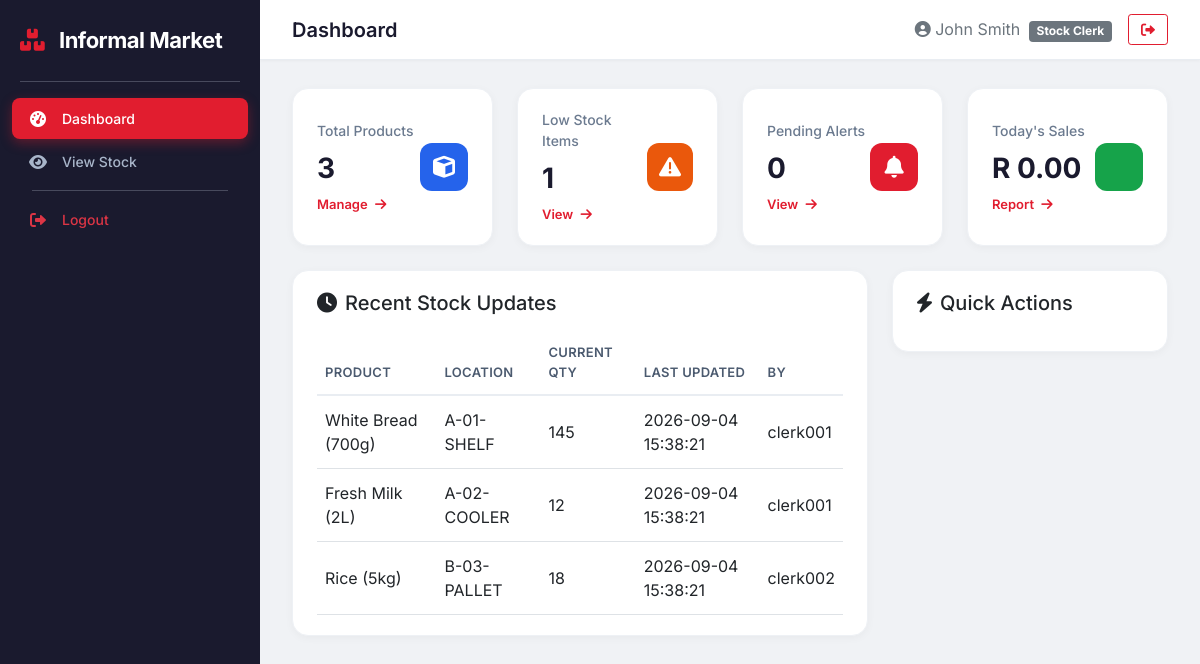
Screenshot of /boxer_inventory/index.php (signed in) with the database file from the repository.
### tables this page shows
CREATE TABLE Stock (
    stock_id             INT AUTO_INCREMENT PRIMARY KEY,
    product_id           INT NOT NULL UNIQUE,
    location_code        VARCHAR(50) NOT NULL,
    current_quantity     INT NOT NULL DEFAULT 0,
    minimum_quantity     INT NOT NULL DEFAULT 0,
    maximum_quantity     INT NOT NULL DEFAULT 9999,
    last_updated         DATETIME DEFAULT CURRENT_TIMESTAMP ON UPDATE CURRENT_TIMESTAMP,
    updated_by           VARCHAR(50) NOT NULL,
    INDEX idx_product (product_id),
    INDEX idx_location (location_code),
    CONSTRAINT fk_stock_product
        FOREIGN KEY (product_id) REFERENCES Product(product_id)
            ON DELETE CASCADE ON UPDATE CASCADE
);

CREATE TABLE Product (
    product_id           INT AUTO_INCREMENT PRIMARY KEY,
    SKU                  VARCHAR(50) NOT NULL UNIQUE,
    barcode              VARCHAR(50) UNIQUE,
    product_name         VARCHAR(100) NOT NULL,
    category_id          INT,
    supplier_id          INT,
    unit_price           DECIMAL(10,2) NOT NULL,
    cost_price           DECIMAL(10,2) NOT NULL,
    reorder_level        INT NOT NULL DEFAULT 10,
    is_active            BOOLEAN DEFAULT TRUE,
    expiry_date          DATE,
    created_at           DATETIME DEFAULT CURRENT_TIMESTAMP,
    updated_at           DATETIME DEFAULT CURRENT_TIMESTAMP ON UPDATE CURRENT_TIMESTAMP,
    INDEX idx_category (category_id),
    INDEX idx_supplier (supplier_id),
    INDEX idx_product_name (product_name),
    INDEX idx_sku (SKU),
    INDEX idx_barcode (barcode),
    CONSTRAINT fk_product_category
        FOREIGN KEY (category_id) REFERENCES Category(category_id)
            ON DELETE SET NULL ON UPDATE CASCADE,
    CONSTRAINT fk_product_supplier
        FOREIGN KEY (supplier_id) REFERENCES Supplier(supplier_id)
            ON DELETE SET NULL ON UPDATE CASCADE
);

### boxer_inventory/config.php (called while the page is built, shortened)
<?php
function isLoggedIn() {
    return isset($_SESSION['user_id']);
}
function hasPermission($permission) {
    $perms = explode(',', $_SESSION['permissions']);
    return in_array($permission, $perms) || in_array('full_access', $perms);
}
?>

### boxer_inventory/index.php (the view, shortened to what this page needs)
<?php
require_once __DIR__ . '/auth.php';
$page_title = "Dashboard";
require_once __DIR__ . '/header.php';
$total_products = $conn->query("SELECT COUNT(*) as cnt FROM product WHERE is_active = 1")->fetch_assoc()['cnt'];
$low_stock_count = $conn->query("SELECT COUNT(*) as cnt FROM product p JOIN stock s ON p.product_id = s.product_id WHERE s.current_quantity <= p.reorder_level AND p.is_active = 1")->fetch_assoc()['cnt'];
$pending_alerts = $conn->query("SELECT COUNT(*) as cnt FROM low_stock_alert WHERE status = 'PENDING'")->fetch_assoc()['cnt'];
$today_sales = $conn->query("SELECT COALESCE(SUM(total_amount), 0) as total FROM sales_transaction WHERE DATE(transaction_date) = CURDATE()")->fetch_assoc()['total'];
?>
<div class="row g-4 mb-4">
    <div class="col-md-3 col-6">
        <div class="stat-card d-flex align-items-center justify-content-between">
            <div>
                <p class="stat-label">Total Products</p>
                <p class="stat-number"><?php echo $total_products; ?></p>
                <a href="admin/manage_products.php" class="stat-link">Manage <i class="fas fa-arrow-right ms-1"></i></a>
            </div>
            <div class="stat-icon bg-blue"><i class="fas fa-cube"></i></div>
        </div>
    </div>
    <div class="col-md-3 col-6">
        <div class="stat-card d-flex align-items-center justify-content-between">
            <div>
                <p class="stat-label">Low Stock Items</p>
                <p class="stat-number"><?php echo $low_stock_count; ?></p>
                <a href="manager/low_stock_report.php" class="stat-link">View <i class="fas fa-arrow-right ms-1"></i></a>
            </div>
            <div class="stat-icon bg-orange"><i class="fas fa-exclamation-triangle"></i></div>
        </div>
    </div>
    <div class="col-md-3 col-6">
        <div class="stat-card d-flex align-items-center justify-content-between">
            <div>
                <p class="stat-label">Pending Alerts</p>
                <p class="stat-number"><?php echo $pending_alerts; ?></p>
                <a href="stock_clerk/low_stock_alerts.php" class="stat-link">View <i class="fas fa-arrow-right ms-1"></i></a>
            </div>
            <div class="stat-icon bg-red"><i class="fas fa-bell"></i></div>
        </div>
    </div>
    <div class="col-md-3 col-6">
        <div class="stat-card d-flex align-items-center justify-content-between">
            <div>
                <p class="stat-label">Today's Sales</p>
                <p class="stat-number">R <?php echo number_format($today_sales, 2); ?></p>
                <a href="manager/daily_sales.php" class="stat-link">Report <i class="fas fa-arrow-right ms-1"></i></a>
            </div>
            <div class="stat-icon bg-green"><i class="fas fa-rand"></i></div>
        </div>
    </div>
</div>
<div class="row g-4">
    <div class="col-md-8">
        <div class="table-container">
            <h5 class="mb-3"><i class="fas fa-clock me-2"></i>Recent Stock Updates</h5>
            <table class="table table-hover">
                <thead>
                    <tr><th>Product</th><th>Location</th><th>Current Qty</th><th>Last Updated</th><th>By</th></tr>
                </thead>
                <tbody>
                    <?php
                    $recent = $conn->query("SELECT p.product_name, s.location_code, s.current_quantity, s.last_updated, s.updated_by FROM stock s JOIN product p ON s.product_id = p.product_id WHERE p.is_active = 1 ORDER BY s.last_updated DESC LIMIT 5");
                    if ($recent->num_rows > 0):
                        while ($row = $recent->fetch_assoc()):
                    ?>
                    <tr>
                        <td><?php echo $row['product_name']; ?></td>
                        <td><?php echo $row['location_code']; ?></td>
                        <td><?php echo $row['current_quantity']; ?></td>
                        <td><?php echo $row['last_updated'] ?: 'Never'; ?></td>
                        <td><?php echo $row['updated_by'] ?: '—'; ?></td>
                    </tr>
                    <?php endwhile; else: ?>
                    <tr><td colspan="5" class="text-center text-muted">No recent updates.</td></tr>
                    <?php endif; ?>
                </tbody>
            </table>
        </div>
    </div>
    <div class="col-md-4">
        <div class="table-container">
            <h5 class="mb-3"><i class="fas fa-bolt me-2"></i>Quick Actions</h5>
        </div>
    </div>
</div>
<?php require_once __DIR__ . '/footer.php'; ?>

### boxer_inventory/header.php (shortened to what this page needs)
<?php
$base_url = '/boxer_inventory';
?>
<!DOCTYPE html>
<html lang="en">
<head>
    <link href="https://cdn.jsdelivr.net/npm/bootstrap@5.1.3/dist/css/bootstrap.min.css" rel="stylesheet">
    <link rel="stylesheet" href="https://cdnjs.cloudflare.com/ajax/libs/font-awesome/6.0.0-beta3/css/all.min.css">
    <link rel="stylesheet" href="<?php echo $base_url; ?>/css/style.css">
</head>
<body>
<div class="sidebar">
    <div class="sidebar-brand">
        <i class="fas fa-boxes"></i> Informal Market
    </div>
    <hr>
    <nav class="sidebar-nav">
        <a href="<?php echo $base_url; ?>/index.php" class="nav-link <?php echo basename($_SERVER['PHP_SELF']) == 'index.php' ? 'active' : ''; ?>">
            <i class="fas fa-tachometer-alt"></i> Dashboard
        </a>
        <?php if (hasPermission('view_stock')): ?>
        <a href="<?php echo $base_url; ?>/stock_clerk/view_stock.php" class="nav-link <?php echo strpos($_SERVER['PHP_SELF'], 'view_stock') !== false ? 'active' : ''; ?>">
            <i class="fas fa-eye"></i> View Stock
        </a>
        <?php endif; ?>
        <hr>
        <a href="<?php echo $base_url; ?>/logout.php" class="nav-link text-danger">
            <i class="fas fa-sign-out-alt"></i> Logout
        </a>
    </nav>
</div>
<div class="main-content">
    <nav class="top-navbar">
        <div class="d-flex justify-content-between align-items-center w-100">
            <h5 class="m-0"><?php echo $page_title; ?></h5>
            <div class="d-flex align-items-center">
                <span class="me-3 text-muted">
                    <i class="fas fa-user-circle"></i> <?php echo $_SESSION['full_name']; ?>
                    <span class="badge bg-secondary ms-1"><?php echo $_SESSION['role']; ?></span>
                </span>
                <a href="<?php echo $base_url; ?>/logout.php" class="btn btn-sm btn-outline-danger"><i class="fas fa-sign-out-alt"></i></a>
            </div>
        </div>
    </nav>
    <div class="content-wrapper">

### boxer_inventory/footer.php (shortened to what this page needs)
    </div>
</div>
</body>
</html>

### boxer_inventory/css/style.css (style rules this page uses)
body { font-family: 'Inter', -apple-system, BlinkMacSystemFont, sans-serif; background: #f0f2f5; margin: 0; padding: 0; }
.sidebar { position: fixed; top: 0; left: 0; width: 260px; height: 100vh; background: #1a1a2e; color: #cfd8e6; padding: 0; overflow-y: auto; z-index: 1000; transition: all 0.3s ease; }
.sidebar-brand { padding: 24px 20px 16px 20px; font-size: 22px; font-weight: 700; color: #fff; letter-spacing: -0.5px; }
.sidebar-brand i { color: #e11d2f; margin-right: 10px; }
.sidebar hr { border-color: rgba(255,255,255,0.08); margin: 8px 20px; }
.sidebar-nav { padding: 8px 12px 20px 12px; }
.sidebar-nav .nav-link { display: flex; align-items: center; padding: 10px 14px; border-radius: 8px; color: #a8b5c9; text-decoration: none; font-size: 14px; font-weight: 500; transition: all 0.2s ease; margin-bottom: 2px; }
.sidebar-nav .nav-link i { width: 24px; font-size: 16px; margin-right: 12px; text-align: center; }
.sidebar-nav .nav-link.active { background: #e11d2f; color: #fff; box-shadow: 0 4px 12px rgba(225, 29, 47, 0.35); }
.main-content { margin-left: 260px; min-height: 100vh; display: flex; flex-direction: column; }
.top-navbar { background: #ffffff; padding: 14px 32px; border-bottom: 1px solid #e9edf2; position: sticky; top: 0; z-index: 500; box-shadow: 0 1px 3px rgba(0,0,0,0.04); }
.top-navbar h5 { font-weight: 600; color: #1a1a2e; }
.top-navbar .btn-outline-danger { border-color: #e11d2f; color: #e11d2f; padding: 4px 12px; font-size: 14px; }
.content-wrapper { padding: 28px 32px 40px 32px; flex: 1; }
.stat-card { background: #fff; border-radius: 16px; padding: 20px 24px; box-shadow: 0 2px 8px rgba(0,0,0,0.04); border: 1px solid #eef1f5; transition: transform 0.15s ease, box-shadow 0.2s ease; height: 100%; }
.stat-card .stat-icon { width: 48px; height: 48px; border-radius: 12px; display: flex; align-items: center; justify-content: center; font-size: 22px; color: #fff; }
.stat-card .stat-number { font-size: 28px; font-weight: 700; color: #1a1a2e; margin: 6px 0 2px 0; }
.stat-card .stat-label { color: #6b7a8f; font-size: 14px; font-weight: 500; margin: 0; }
.stat-card .stat-link { font-size: 13px; font-weight: 600; color: #e11d2f; text-decoration: none; }
.bg-red { background: #e11d2f; }
.bg-blue { background: #2563eb; }
.bg-green { background: #16a34a; }
.bg-orange { background: #ea580c; }
.table-container { background: #fff; border-radius: 16px; padding: 20px 24px; box-shadow: 0 2px 8px rgba(0,0,0,0.04); border: 1px solid #eef1f5; }
.table-container .table { margin-bottom: 0; }
.table-container .table th { font-weight: 600; font-size: 13px; text-transform: uppercase; letter-spacing: 0.3px; color: #4b5a6f; border-bottom: 2px solid #e9edf2; padding: 12px 8px; }
.table-container .table td { padding: 12px 8px; vertical-align: middle; }

### rows the page displays
stock: product.product_name "White Bread (700g)", location_code "A-01-SHELF", current_quantity "145", last_updated "2026-09-04 15:38:21", updated_by "clerk001"
stock: product.product_name "Fresh Milk (2L)", location_code "A-02-COOLER", current_quantity "12", last_updated "2026-09-04 15:38:21", updated_by "clerk001"
stock: product.product_name "Rice (5kg)", location_code "B-03-PALLET", current_quantity "18", last_updated "2026-09-04 15:38:21", updated_by "clerk002"

### other values shown
$page_title "Dashboard"
$_SESSION['full_name'] "John Smith"
$_SESSION['role'] "Stock Clerk"
$total_products "3"
$low_stock_count "1"
$pending_alerts "0"
$today_sales "0.00"
